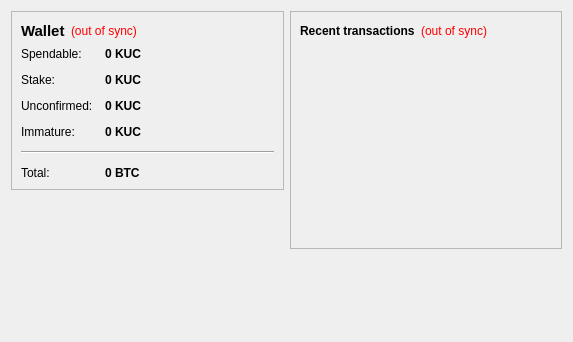
<?xml version="1.0" encoding="UTF-8"?>
<ui version="4.0">
 <class>OverviewPage</class>
 <widget class="QWidget" name="OverviewPage">
  <property name="geometry">
   <rect>
    <x>0</x>
    <y>0</y>
    <width>573</width>
    <height>342</height>
   </rect>
  </property>
  <property name="windowTitle">
   <string>Form</string>
  </property>
  <layout class="QHBoxLayout" name="horizontalLayout" stretch="1,1">
   <item>
    <layout class="QVBoxLayout" name="verticalLayout_2">
     <item>
      <widget class="QFrame" name="frame">
       <property name="frameShape">
        <enum>QFrame::StyledPanel</enum>
       </property>
       <property name="frameShadow">
        <enum>QFrame::Raised</enum>
       </property>
       <layout class="QVBoxLayout" name="verticalLayout_4">
        <item>
         <layout class="QHBoxLayout" name="horizontalLayout_4">
          <item>
           <widget class="QLabel" name="label_5">
            <property name="font">
             <font>
              <pointsize>11</pointsize>
              <weight>75</weight>
              <bold>true</bold>
             </font>
            </property>
            <property name="text">
             <string>Wallet</string>
            </property>
           </widget>
          </item>
          <item>
           <widget class="QLabel" name="labelWalletStatus">
            <property name="toolTip">
             <string>The displayed information may be out of date. Your wallet automatically synchronizes with the Kuwaitcoin network after a connection is established, but this process has not completed yet.</string>
            </property>
            <property name="styleSheet">
             <string notr="true">QLabel { color: red; }</string>
            </property>
            <property name="text">
             <string notr="true">(out of sync)</string>
            </property>
            <property name="alignment">
             <set>Qt::AlignLeading|Qt::AlignLeft|Qt::AlignVCenter</set>
            </property>
           </widget>
          </item>
          <item>
           <spacer name="horizontalSpacer_2">
            <property name="orientation">
             <enum>Qt::Horizontal</enum>
            </property>
            <property name="sizeHint" stdset="0">
             <size>
              <width>40</width>
              <height>20</height>
             </size>
            </property>
           </spacer>
          </item>
         </layout>
        </item>
        <item>
         <layout class="QFormLayout" name="formLayout_2">
          <property name="fieldGrowthPolicy">
           <enum>QFormLayout::AllNonFixedFieldsGrow</enum>
          </property>
          <property name="horizontalSpacing">
           <number>12</number>
          </property>
          <property name="verticalSpacing">
           <number>12</number>
          </property>
          <item row="0" column="0">
           <widget class="QLabel" name="label">
            <property name="text">
             <string>Spendable:</string>
            </property>
           </widget>
          </item>
          <item row="0" column="1">
           <widget class="QLabel" name="labelBalance">
            <property name="font">
             <font>
              <weight>75</weight>
              <bold>true</bold>
             </font>
            </property>
            <property name="cursor">
             <cursorShape>IBeamCursor</cursorShape>
            </property>
            <property name="toolTip">
             <string>Your current spendable balance</string>
            </property>
            <property name="text">
             <string notr="true">0 KUC</string>
            </property>
            <property name="textInteractionFlags">
             <set>Qt::LinksAccessibleByMouse|Qt::TextSelectableByKeyboard|Qt::TextSelectableByMouse</set>
            </property>
           </widget>
          </item>
          <item row="1" column="0">
           <widget class="QLabel" name="label_6">
            <property name="text">
             <string>Stake:</string>
            </property>
           </widget>
          </item>
          <item row="1" column="1">
           <widget class="QLabel" name="labelStake">
            <property name="font">
             <font>
              <weight>75</weight>
              <bold>true</bold>
             </font>
            </property>
            <property name="cursor">
             <cursorShape>IBeamCursor</cursorShape>
            </property>
            <property name="toolTip">
             <string>Total of coins that was staked, and do not yet count toward the current balance</string>
            </property>
            <property name="text">
             <string notr="true">0 KUC</string>
            </property>
            <property name="textInteractionFlags">
             <set>Qt::LinksAccessibleByMouse|Qt::TextSelectableByKeyboard|Qt::TextSelectableByMouse</set>
            </property>
           </widget>
          </item>
          <item row="2" column="0">
           <widget class="QLabel" name="label_3">
            <property name="text">
             <string>Unconfirmed:</string>
            </property>
           </widget>
          </item>
          <item row="2" column="1">
           <widget class="QLabel" name="labelUnconfirmed">
            <property name="font">
             <font>
              <weight>75</weight>
              <bold>true</bold>
             </font>
            </property>
            <property name="cursor">
             <cursorShape>IBeamCursor</cursorShape>
            </property>
            <property name="toolTip">
             <string>Total of transactions that have yet to be confirmed, and do not yet count toward the current balance</string>
            </property>
            <property name="text">
             <string notr="true">0 KUC</string>
            </property>
            <property name="textInteractionFlags">
             <set>Qt::LinksAccessibleByMouse|Qt::TextSelectableByKeyboard|Qt::TextSelectableByMouse</set>
            </property>
           </widget>
          </item>
          <item row="3" column="0">
           <widget class="QLabel" name="labelImmatureText">
            <property name="text">
             <string>Immature:</string>
            </property>
           </widget>
          </item>
          <item row="3" column="1">
           <widget class="QLabel" name="labelImmature">
            <property name="font">
             <font>
              <weight>75</weight>
              <bold>true</bold>
             </font>
            </property>
            <property name="toolTip">
             <string>Mined balance that has not yet matured</string>
            </property>
            <property name="text">
             <string notr="true">0 KUC</string>
            </property>
            <property name="textInteractionFlags">
             <set>Qt::LinksAccessibleByMouse|Qt::TextSelectableByKeyboard|Qt::TextSelectableByMouse</set>
            </property>
           </widget>
          </item>
          <item row="4" column="0" colspan="2">
           <widget class="Line" name="line">
            <property name="orientation">
             <enum>Qt::Horizontal</enum>
            </property>
           </widget>
          </item>
          <item row="5" column="0">
           <widget class="QLabel" name="labelTotalText">
            <property name="text">
             <string>Total:</string>
            </property>
           </widget>
          </item>
          <item row="5" column="1">
           <widget class="QLabel" name="labelTotal">
            <property name="font">
             <font>
              <weight>75</weight>
              <bold>true</bold>
             </font>
            </property>
            <property name="cursor">
             <cursorShape>IBeamCursor</cursorShape>
            </property>
            <property name="toolTip">
             <string>Your current total balance</string>
            </property>
            <property name="text">
             <string notr="true">0 BTC</string>
            </property>
            <property name="textInteractionFlags">
             <set>Qt::LinksAccessibleByMouse|Qt::TextSelectableByKeyboard|Qt::TextSelectableByMouse</set>
            </property>
           </widget>
          </item>
         </layout>
        </item>
       </layout>
      </widget>
     </item>
     <item>
      <spacer name="verticalSpacer">
       <property name="orientation">
        <enum>Qt::Vertical</enum>
       </property>
       <property name="sizeHint" stdset="0">
        <size>
         <width>20</width>
         <height>40</height>
        </size>
       </property>
      </spacer>
     </item>
    </layout>
   </item>
   <item>
    <layout class="QVBoxLayout" name="verticalLayout_3">
     <item>
      <widget class="QFrame" name="frame_2">
       <property name="frameShape">
        <enum>QFrame::StyledPanel</enum>
       </property>
       <property name="frameShadow">
        <enum>QFrame::Raised</enum>
       </property>
       <layout class="QVBoxLayout" name="verticalLayout">
        <item>
         <layout class="QHBoxLayout" name="horizontalLayout_2">
          <item>
           <widget class="QLabel" name="label_4">
            <property name="text">
             <string>&lt;b&gt;Recent transactions&lt;/b&gt;</string>
            </property>
           </widget>
          </item>
          <item>
           <widget class="QLabel" name="labelTransactionsStatus">
            <property name="toolTip">
             <string>The displayed information may be out of date. Your wallet automatically synchronizes with the Kuwaitcoin network after a connection is established, but this process has not completed yet.</string>
            </property>
            <property name="styleSheet">
             <string notr="true">QLabel { color: red; }</string>
            </property>
            <property name="text">
             <string notr="true">(out of sync)</string>
            </property>
            <property name="alignment">
             <set>Qt::AlignRight|Qt::AlignTrailing|Qt::AlignVCenter</set>
            </property>
           </widget>
          </item>
          <item>
           <spacer name="horizontalSpacer">
            <property name="orientation">
             <enum>Qt::Horizontal</enum>
            </property>
            <property name="sizeHint" stdset="0">
             <size>
              <width>40</width>
              <height>20</height>
             </size>
            </property>
           </spacer>
          </item>
         </layout>
        </item>
        <item>
         <widget class="QListView" name="listTransactions">
          <property name="styleSheet">
           <string notr="true">QListView { background: transparent; }</string>
          </property>
          <property name="frameShape">
           <enum>QFrame::NoFrame</enum>
          </property>
          <property name="verticalScrollBarPolicy">
           <enum>Qt::ScrollBarAlwaysOff</enum>
          </property>
          <property name="horizontalScrollBarPolicy">
           <enum>Qt::ScrollBarAlwaysOff</enum>
          </property>
          <property name="selectionMode">
           <enum>QAbstractItemView::NoSelection</enum>
          </property>
         </widget>
        </item>
       </layout>
      </widget>
     </item>
     <item>
      <spacer name="verticalSpacer_2">
       <property name="orientation">
        <enum>Qt::Vertical</enum>
       </property>
       <property name="sizeHint" stdset="0">
        <size>
         <width>20</width>
         <height>40</height>
        </size>
       </property>
      </spacer>
     </item>
    </layout>
   </item>
  </layout>
 </widget>
 <resources/>
 <connections/>
</ui>
